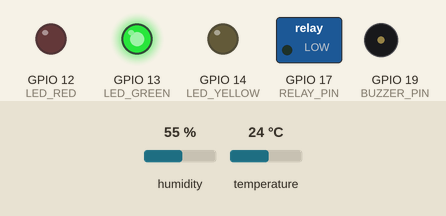
This sketch was run on a simulated ESP32. Parts: switched loads named in the sketch (green lamp = pin HIGH), output pins drawn as LEDs (lit = HIGH), buzzer (waves = sounding, pin HIGH). The inputs (shaded band) are chosen by the test bench; at power-on: temperature 24 °C, humidity 55 %. WiFi joins after 1.5 s; servers stay silent unless stated; no MQTT or app messages arrive unless stated; what the sketch prints to the serial monitor is not drawn.

Above: at 2.7 s.
2.8 s: temperature set to 29.2 °C
5.5 s: temperature set to 30.8 °C
At 7.0 s:
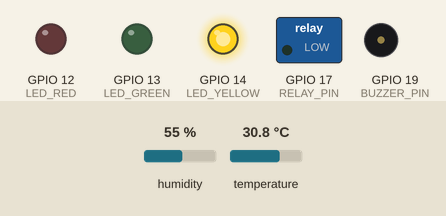
8.2 s: temperature set to 34.5 °C
10.9 s: temperature set to 35.5 °C
At 12.1 s:
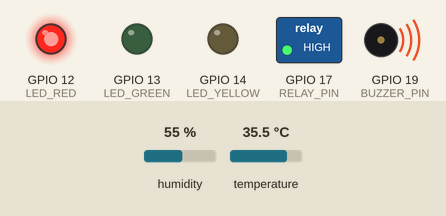
13.6 s: temperature set to 12 °C
At 14.1 s:
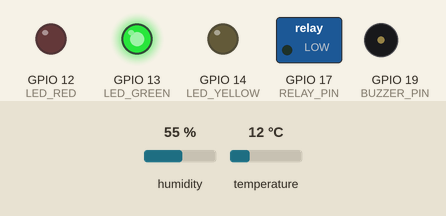
16.3 s: temperature set to 33 °C
At 18.3 s:
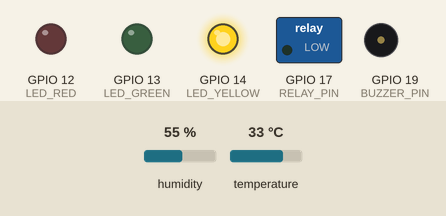
Timing chart, 0 to 19.8 s (numbered marks = the images above; inputs shaded):
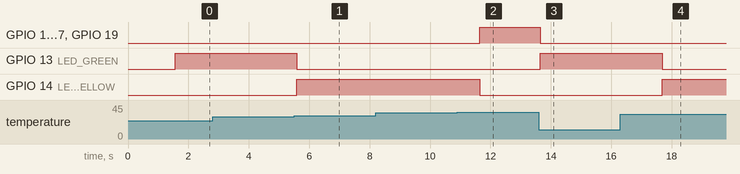

The sketch:

sketch.ino
```cpp
#include "DHTesp.h"
#include "PubSubClient.h"
#include "WiFi.h"

#define DHT_PIN 18
#define DHT_TYPE DHTesp::DHT22
#define LED_GREEN 13
#define LED_YELLOW 14
#define LED_RED 12
#define RELAY_PIN 17
#define BUZZER_PIN 19

// WiFi and MQTT configuration
const char* ssid = "Wokwi-GUEST";
const char* password = "";
const char* mqtt_server = "mqtt.eclipse.org";

// Initialize DHT sensor and MQTT client
DHTesp dhtSensor;
WiFiClient wifiClient;
PubSubClient mqtt(wifiClient);

void setup() {
  // Initialize serial communication
  Serial.begin(115200);

  // Setup DHT sensor
  dhtSensor.setup(DHT_PIN, DHT_TYPE);

  // Initialize GPIO pins
  pinMode(LED_GREEN, OUTPUT);
  pinMode(LED_YELLOW, OUTPUT);
  pinMode(LED_RED, OUTPUT);
  pinMode(RELAY_PIN, OUTPUT);
  pinMode(BUZZER_PIN, OUTPUT);

  // Connect to WiFi
  connectWiFi();

  // Set up MQTT server
  mqtt.setServer(mqtt_server, 1883);
}

void connectWiFi() {
  Serial.println("Connecting to WiFi...");
  WiFi.begin(ssid, password);

  // Wait for WiFi to connect
  while (WiFi.status() != WL_CONNECTED) {
    delay(500);
    Serial.print(".");
  }

  Serial.println("Connected to WiFi!");
}

void reconnectMQTT() {
  while (!mqtt.connected()) {
    Serial.print("Attempting MQTT connection...");

    // Attempt to connect to MQTT broker
    if (mqtt.connect("ESP32Client")) {
      Serial.println("Connected to MQTT broker");
    } else {
      Serial.print("Failed, rc=");
      Serial.print(mqtt.state());
      Serial.println(" try again in 5 seconds");
      delay(5000);
    }
  }
}

void loop() {
  // Reconnect to MQTT if disconnected
  if (!mqtt.connected()) {
    reconnectMQTT();
  }

  mqtt.loop();

  // Read temperature and humidity from DHT22
  TempAndHumidity data = dhtSensor.getTempAndHumidity();
  float temperature = data.temperature;
  float humidity = data.humidity;

  bool pumpStatus = false;

  // Reset output pins
  digitalWrite(LED_GREEN, LOW);
  digitalWrite(LED_YELLOW, LOW);
  digitalWrite(LED_RED, LOW);
  digitalWrite(BUZZER_PIN, LOW);
  digitalWrite(RELAY_PIN, LOW);

  // Control LEDs, buzzer, and relay based on temperature
  if (temperature > 35) {
    digitalWrite(LED_RED, HIGH);
    digitalWrite(BUZZER_PIN, HIGH);
    digitalWrite(RELAY_PIN, HIGH);
    pumpStatus = true;
  } else if (temperature >= 30 && temperature <= 35) {
    digitalWrite(LED_YELLOW, HIGH);
  } else if (temperature < 30) {
    digitalWrite(LED_GREEN, HIGH);
  }

  // Ensure valid data before sending
  if (!isnan(temperature) && !isnan(humidity)) {
    // Log data to Serial Monitor
    Serial.print("Temperature: ");
    Serial.print(temperature);
    Serial.print(" °C, Humidity: ");
    Serial.print(humidity);
    Serial.print(" %, Pump: ");
    Serial.println(pumpStatus ? "ON" : "OFF");

    // Prepare and send data to MQTT broker
    char payload[50];
    snprintf(payload, sizeof(payload),
             "{\"temperature\":%.2f,\"humidity\":%.2f,\"pump\":\"%s\"}",
             temperature, humidity, pumpStatus ? "ON" : "OFF");
    mqtt.publish("uts_iot_boss", payload);

    // Log the sent payload
    Serial.print("Data sent to MQTT: ");
    Serial.println(payload);
  }

  // Delay to prevent flooding the MQTT broker
  delay(2000);
}
```

Measured:
- the behaviour switches between 29.9 and 30 °C on temperature (found by bisection; images 0 and 1)
- the behaviour switches between 35 and 35.1 °C on temperature (found by bisection; images 1 and 2)
- after the input at 5.5 s, GPIO 13 (LED_GREEN): HIGH → LOW after 0.09 s; GPIO 14 (LED_YELLOW): LOW → HIGH after 0.09 s
- after the input at 10.9 s, GPIO 12 (LED_RED), GPIO 17 (RELAY_PIN), GPIO 19 (BUZZER_PIN): LOW → HIGH after 0.74 s; GPIO 14 (LED_YELLOW): HIGH → LOW after 0.74 s
- after the input at 13.6 s, GPIO 12 (LED_RED), GPIO 17 (RELAY_PIN), GPIO 19 (BUZZER_PIN): HIGH → LOW after 0.06 s; GPIO 13 (LED_GREEN): LOW → HIGH after 0.06 s
- after the input at 16.3 s, GPIO 13 (LED_GREEN): HIGH → LOW after 1.4 s; GPIO 14 (LED_YELLOW): LOW → HIGH after 1.4 s
